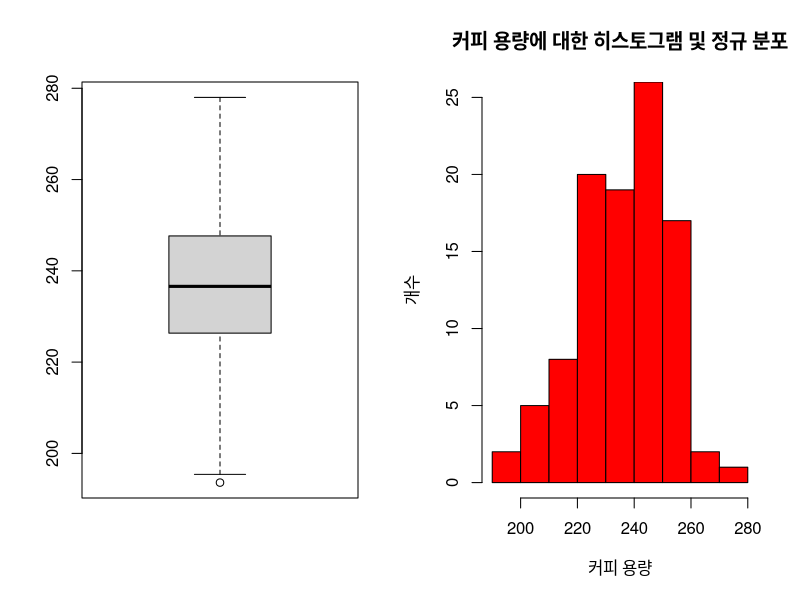
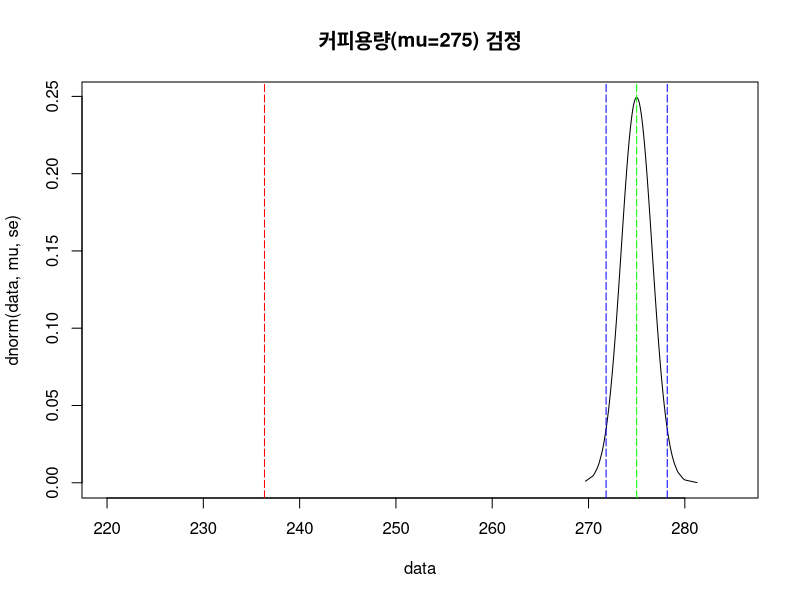

R code for these plots, in order:
# 일표본

# 01. 데이터 불러오기

RTD = read.csv('../data/Ch09.RTD.csv', header = T)

head(RTD)

RTD = round(RTD, digits = 2)
head(RTD)

# 02. 기술통계량 확인
attach(RTD)

library(psych)

describe(RTD)

# 03. 그래프 그리기

rpar = par(no.readonly = T) # 디폴트 par 값을 미리 할당

par(mfrow = c(1, 2))

boxplot(weight)
hist(
  weight,
  breaks = 10,
  col = "red",
  xlab = "커피 용량",
  ylab = "개수",
  ylim = c(0, 25),
  main = "커피 용량에 대한 히스토그램 및 정규 분포"
)

par(rpar)

# 04. 통계 분석

options("scipen" = 20) # 지수 표기법 수정

t.test(
  RTD,
  alternative = c("two.sided"),
  mu = 275.0,
  conf.level = 0.95
)
# p-value > 0.05 일때 귀무가설이 맞다는 뜻

# 05. 통계결과 그래프

mu=275
se=1.6

inter = qt(p=0.025, df=99) # 95% 신뢰구간

data = rnorm(1000, mu, se)
data = sort(data)

plot(data,
     dnorm(data, mu, se), # 확률분포그래프를 그려라
     type = 'l',
     main = "커피용량(mu=275) 검정",
     xlim = c(220,285))

abline(v=mu, col="green", lty = 5)
abline(v=mu+inter*se, col="blue", lty = 5)
abline(v=mu-inter*se, col="blue", lty = 5)
abline(v=236.35, col='red', lty=5)

detach(RTD)
